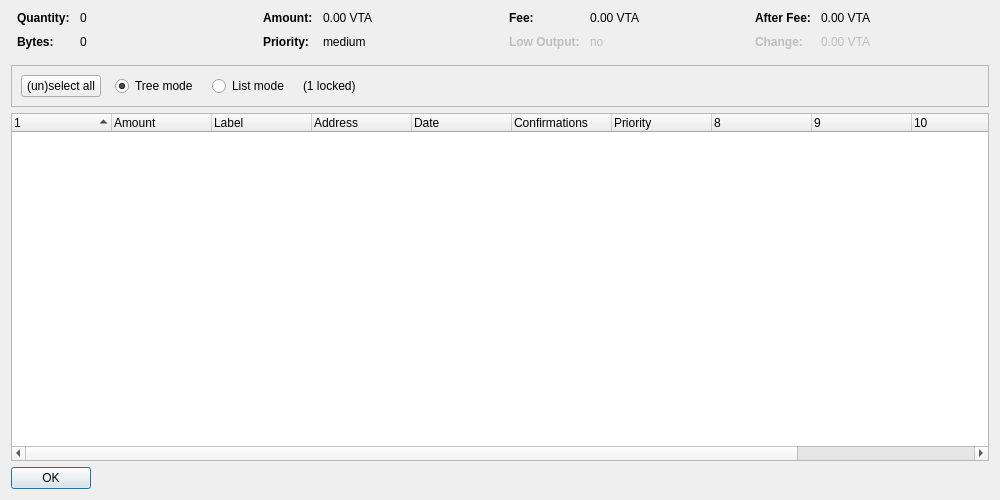
<?xml version="1.0" encoding="UTF-8"?>
<ui version="4.0">
 <class>CoinControlDialog</class>
 <widget class="QDialog" name="CoinControlDialog">
  <property name="geometry">
   <rect>
    <x>0</x>
    <y>0</y>
    <width>1000</width>
    <height>500</height>
   </rect>
  </property>
  <property name="windowTitle">
   <string>Coin Control Address Selection</string>
  </property>
  <layout class="QVBoxLayout" name="verticalLayout">
   <item>
    <layout class="QHBoxLayout" name="horizontalLayoutTop" stretch="0,0,0,0">
     <property name="topMargin">
      <number>0</number>
     </property>
     <property name="bottomMargin">
      <number>10</number>
     </property>
     <item>
      <layout class="QFormLayout" name="formLayoutCoinControl1">
       <property name="horizontalSpacing">
        <number>10</number>
       </property>
       <property name="verticalSpacing">
        <number>10</number>
       </property>
       <property name="leftMargin">
        <number>6</number>
       </property>
       <property name="rightMargin">
        <number>6</number>
       </property>
       <item row="0" column="0">
        <widget class="QLabel" name="labelCoinControlQuantityText">
         <property name="font">
          <font>
           <weight>75</weight>
           <bold>true</bold>
          </font>
         </property>
         <property name="text">
          <string>Quantity:</string>
         </property>
        </widget>
       </item>
       <item row="0" column="1">
        <widget class="QLabel" name="labelCoinControlQuantity">
         <property name="cursor">
          <cursorShape>IBeamCursor</cursorShape>
         </property>
         <property name="contextMenuPolicy">
          <enum>Qt::ActionsContextMenu</enum>
         </property>
         <property name="text">
          <string notr="true">0</string>
         </property>
         <property name="textInteractionFlags">
          <set>Qt::LinksAccessibleByMouse|Qt::TextSelectableByKeyboard|Qt::TextSelectableByMouse</set>
         </property>
        </widget>
       </item>
       <item row="1" column="0">
        <widget class="QLabel" name="labelCoinControlBytesText">
         <property name="font">
          <font>
           <weight>75</weight>
           <bold>true</bold>
          </font>
         </property>
         <property name="text">
          <string>Bytes:</string>
         </property>
        </widget>
       </item>
       <item row="1" column="1">
        <widget class="QLabel" name="labelCoinControlBytes">
         <property name="cursor">
          <cursorShape>IBeamCursor</cursorShape>
         </property>
         <property name="contextMenuPolicy">
          <enum>Qt::ActionsContextMenu</enum>
         </property>
         <property name="text">
          <string notr="true">0</string>
         </property>
         <property name="textInteractionFlags">
          <set>Qt::LinksAccessibleByMouse|Qt::TextSelectableByKeyboard|Qt::TextSelectableByMouse</set>
         </property>
        </widget>
       </item>
      </layout>
     </item>
     <item>
      <layout class="QFormLayout" name="formLayoutCoinControl2">
       <property name="horizontalSpacing">
        <number>10</number>
       </property>
       <property name="verticalSpacing">
        <number>10</number>
       </property>
       <property name="leftMargin">
        <number>6</number>
       </property>
       <property name="rightMargin">
        <number>6</number>
       </property>
       <item row="0" column="0">
        <widget class="QLabel" name="labelCoinControlAmountText">
         <property name="font">
          <font>
           <weight>75</weight>
           <bold>true</bold>
          </font>
         </property>
         <property name="text">
          <string>Amount:</string>
         </property>
        </widget>
       </item>
       <item row="0" column="1">
        <widget class="QLabel" name="labelCoinControlAmount">
         <property name="cursor">
          <cursorShape>IBeamCursor</cursorShape>
         </property>
         <property name="contextMenuPolicy">
          <enum>Qt::ActionsContextMenu</enum>
         </property>
         <property name="text">
          <string notr="true">0.00 VTA</string>
         </property>
         <property name="textInteractionFlags">
          <set>Qt::LinksAccessibleByMouse|Qt::TextSelectableByKeyboard|Qt::TextSelectableByMouse</set>
         </property>
        </widget>
       </item>
       <item row="1" column="0">
        <widget class="QLabel" name="labelCoinControlPriorityText">
         <property name="font">
          <font>
           <weight>75</weight>
           <bold>true</bold>
          </font>
         </property>
         <property name="text">
          <string>Priority:</string>
         </property>
        </widget>
       </item>
       <item row="1" column="1">
        <widget class="QLabel" name="labelCoinControlPriority">
         <property name="cursor">
          <cursorShape>IBeamCursor</cursorShape>
         </property>
         <property name="contextMenuPolicy">
          <enum>Qt::ActionsContextMenu</enum>
         </property>
         <property name="text">
          <string notr="true">medium</string>
         </property>
         <property name="textInteractionFlags">
          <set>Qt::LinksAccessibleByMouse|Qt::TextSelectableByKeyboard|Qt::TextSelectableByMouse</set>
         </property>
        </widget>
       </item>
      </layout>
     </item>
     <item>
      <layout class="QFormLayout" name="formLayoutCoinControl3">
       <property name="horizontalSpacing">
        <number>10</number>
       </property>
       <property name="verticalSpacing">
        <number>10</number>
       </property>
       <property name="leftMargin">
        <number>6</number>
       </property>
       <property name="rightMargin">
        <number>6</number>
       </property>
       <item row="0" column="0">
        <widget class="QLabel" name="labelCoinControlFeeText">
         <property name="font">
          <font>
           <weight>75</weight>
           <bold>true</bold>
          </font>
         </property>
         <property name="text">
          <string>Fee:</string>
         </property>
        </widget>
       </item>
       <item row="0" column="1">
        <widget class="QLabel" name="labelCoinControlFee">
         <property name="cursor">
          <cursorShape>IBeamCursor</cursorShape>
         </property>
         <property name="contextMenuPolicy">
          <enum>Qt::ActionsContextMenu</enum>
         </property>
         <property name="text">
          <string notr="true">0.00 VTA</string>
         </property>
         <property name="textInteractionFlags">
          <set>Qt::LinksAccessibleByMouse|Qt::TextSelectableByKeyboard|Qt::TextSelectableByMouse</set>
         </property>
        </widget>
       </item>
       <item row="1" column="0">
        <widget class="QLabel" name="labelCoinControlLowOutputText">
         <property name="enabled">
          <bool>false</bool>
         </property>
         <property name="font">
          <font>
           <weight>75</weight>
           <bold>true</bold>
          </font>
         </property>
         <property name="text">
          <string>Low Output:</string>
         </property>
        </widget>
       </item>
       <item row="1" column="1">
        <widget class="QLabel" name="labelCoinControlLowOutput">
         <property name="enabled">
          <bool>false</bool>
         </property>
         <property name="cursor">
          <cursorShape>IBeamCursor</cursorShape>
         </property>
         <property name="contextMenuPolicy">
          <enum>Qt::ActionsContextMenu</enum>
         </property>
         <property name="text">
          <string notr="true">no</string>
         </property>
         <property name="textInteractionFlags">
          <set>Qt::LinksAccessibleByMouse|Qt::TextSelectableByKeyboard|Qt::TextSelectableByMouse</set>
         </property>
        </widget>
       </item>
      </layout>
     </item>
     <item>
      <layout class="QFormLayout" name="formLayoutCoinControl4">
       <property name="horizontalSpacing">
        <number>10</number>
       </property>
       <property name="verticalSpacing">
        <number>10</number>
       </property>
       <property name="leftMargin">
        <number>6</number>
       </property>
       <property name="rightMargin">
        <number>6</number>
       </property>
       <item row="0" column="0">
        <widget class="QLabel" name="labelCoinControlAfterFeeText">
         <property name="font">
          <font>
           <weight>75</weight>
           <bold>true</bold>
          </font>
         </property>
         <property name="text">
          <string>After Fee:</string>
         </property>
        </widget>
       </item>
       <item row="0" column="1">
        <widget class="QLabel" name="labelCoinControlAfterFee">
         <property name="cursor">
          <cursorShape>IBeamCursor</cursorShape>
         </property>
         <property name="contextMenuPolicy">
          <enum>Qt::ActionsContextMenu</enum>
         </property>
         <property name="text">
          <string notr="true">0.00 VTA</string>
         </property>
         <property name="textInteractionFlags">
          <set>Qt::LinksAccessibleByMouse|Qt::TextSelectableByKeyboard|Qt::TextSelectableByMouse</set>
         </property>
        </widget>
       </item>
       <item row="1" column="0">
        <widget class="QLabel" name="labelCoinControlChangeText">
         <property name="enabled">
          <bool>false</bool>
         </property>
         <property name="font">
          <font>
           <weight>75</weight>
           <bold>true</bold>
          </font>
         </property>
         <property name="text">
          <string>Change:</string>
         </property>
        </widget>
       </item>
       <item row="1" column="1">
        <widget class="QLabel" name="labelCoinControlChange">
         <property name="enabled">
          <bool>false</bool>
         </property>
         <property name="cursor">
          <cursorShape>IBeamCursor</cursorShape>
         </property>
         <property name="contextMenuPolicy">
          <enum>Qt::ActionsContextMenu</enum>
         </property>
         <property name="text">
          <string notr="true">0.00 VTA</string>
         </property>
         <property name="textInteractionFlags">
          <set>Qt::LinksAccessibleByMouse|Qt::TextSelectableByKeyboard|Qt::TextSelectableByMouse</set>
         </property>
        </widget>
       </item>
      </layout>
     </item>
    </layout>
   </item>
   <item>
    <widget class="QFrame" name="frame">
     <property name="minimumSize">
      <size>
       <width>0</width>
       <height>40</height>
      </size>
     </property>
     <property name="frameShape">
      <enum>QFrame::StyledPanel</enum>
     </property>
     <property name="frameShadow">
      <enum>QFrame::Sunken</enum>
     </property>
     <layout class="QHBoxLayout" name="horizontalLayout">
      <item>
       <layout class="QHBoxLayout" name="horizontalLayoutPanel" stretch="0,0,0,0,0">
        <property name="spacing">
         <number>14</number>
        </property>
        <item>
         <widget class="QPushButton" name="pushButtonSelectAll">
          <property name="sizePolicy">
           <sizepolicy hsizetype="Maximum" vsizetype="Fixed">
            <horstretch>0</horstretch>
            <verstretch>0</verstretch>
           </sizepolicy>
          </property>
          <property name="text">
           <string>(un)select all</string>
          </property>
         </widget>
        </item>
        <item>
         <widget class="QRadioButton" name="radioTreeMode">
          <property name="sizePolicy">
           <sizepolicy hsizetype="Maximum" vsizetype="Fixed">
            <horstretch>0</horstretch>
            <verstretch>0</verstretch>
           </sizepolicy>
          </property>
          <property name="text">
           <string>Tree mode</string>
          </property>
          <property name="checked">
           <bool>true</bool>
          </property>
         </widget>
        </item>
        <item>
         <widget class="QRadioButton" name="radioListMode">
          <property name="sizePolicy">
           <sizepolicy hsizetype="Maximum" vsizetype="Fixed">
            <horstretch>0</horstretch>
            <verstretch>0</verstretch>
           </sizepolicy>
          </property>
          <property name="text">
           <string>List mode</string>
          </property>
         </widget>
        </item>
        <item>
         <widget class="QLabel" name="labelLocked">
          <property name="text">
           <string notr="true">(1 locked)</string>
          </property>
         </widget>
        </item>
        <item>
         <spacer name="horizontalSpacer">
          <property name="orientation">
           <enum>Qt::Horizontal</enum>
          </property>
          <property name="sizeHint" stdset="0">
           <size>
            <width>40</width>
            <height>20</height>
           </size>
          </property>
         </spacer>
        </item>
       </layout>
      </item>
     </layout>
    </widget>
   </item>
   <item>
    <widget class="CoinControlTreeWidget" name="treeWidget">
     <property name="contextMenuPolicy">
      <enum>Qt::CustomContextMenu</enum>
     </property>
     <property name="sortingEnabled">
      <bool>false</bool>
     </property>
     <property name="columnCount">
      <number>12</number>
     </property>
     <attribute name="headerShowSortIndicator" stdset="0">
      <bool>true</bool>
     </attribute>
     <attribute name="headerStretchLastSection">
      <bool>false</bool>
     </attribute>
     <column>
      <property name="text">
       <string/>
      </property>
     </column>
     <column>
      <property name="text">
       <string>Amount</string>
      </property>
     </column>
     <column>
      <property name="text">
       <string notr="true">Label</string>
      </property>
     </column>
     <column>
      <property name="text">
       <string>Address</string>
      </property>
     </column>
     <column>
      <property name="text">
       <string>Date</string>
      </property>
     </column>
     <column>
      <property name="text">
       <string>Confirmations</string>
      </property>
      <property name="toolTip">
       <string>Confirmed</string>
      </property>
     </column>
     <column>
      <property name="text">
       <string>Priority</string>
      </property>
     </column>
     <column>
      <property name="text">
       <string/>
      </property>
     </column>
     <column>
      <property name="text">
       <string/>
      </property>
     </column>
     <column>
      <property name="text">
       <string/>
      </property>
     </column>
     <column>
      <property name="text">
       <string/>
      </property>
     </column>
     <column>
      <property name="text">
       <string/>
      </property>
     </column>
    </widget>
   </item>
   <item>
    <widget class="QDialogButtonBox" name="buttonBox">
     <property name="sizePolicy">
      <sizepolicy hsizetype="Maximum" vsizetype="Fixed">
       <horstretch>0</horstretch>
       <verstretch>0</verstretch>
      </sizepolicy>
     </property>
     <property name="orientation">
      <enum>Qt::Horizontal</enum>
     </property>
     <property name="standardButtons">
      <set>QDialogButtonBox::Ok</set>
     </property>
    </widget>
   </item>
  </layout>
 </widget>
 <customwidgets>
  <customwidget>
   <class>CoinControlTreeWidget</class>
   <extends>QTreeWidget</extends>
   <header>coincontroltreewidget.h</header>
  </customwidget>
 </customwidgets>
 <resources/>
 <connections/>
</ui>
